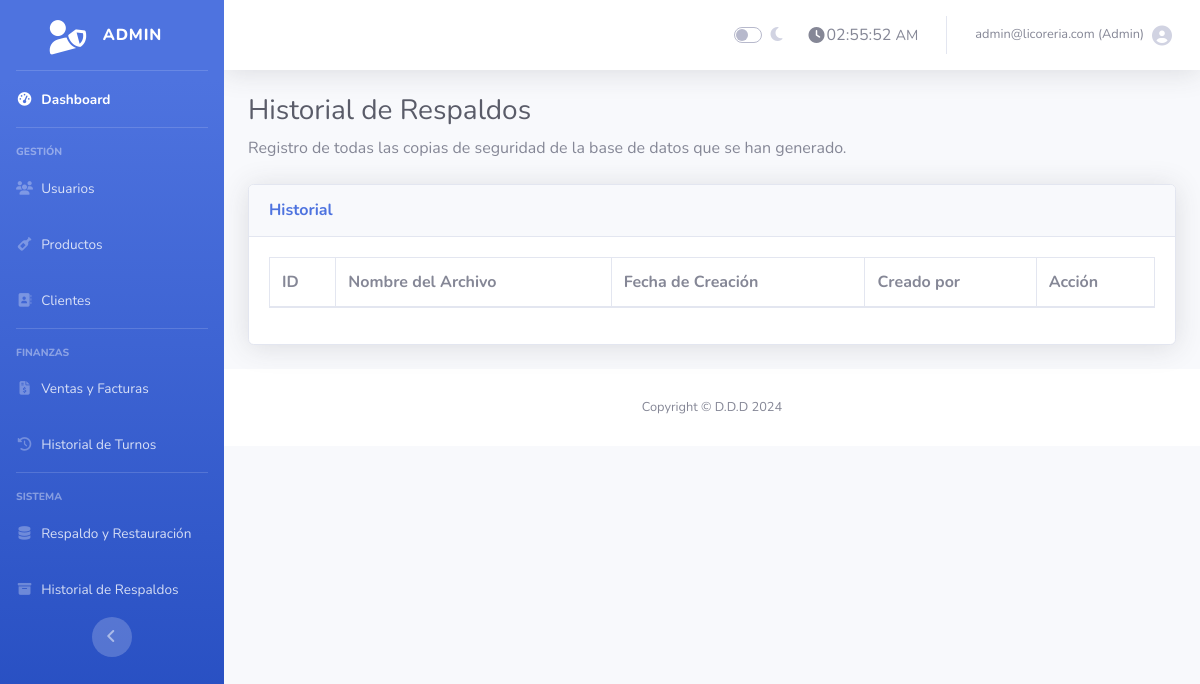
The app's page /historial_respaldos.php (signed in), older data.
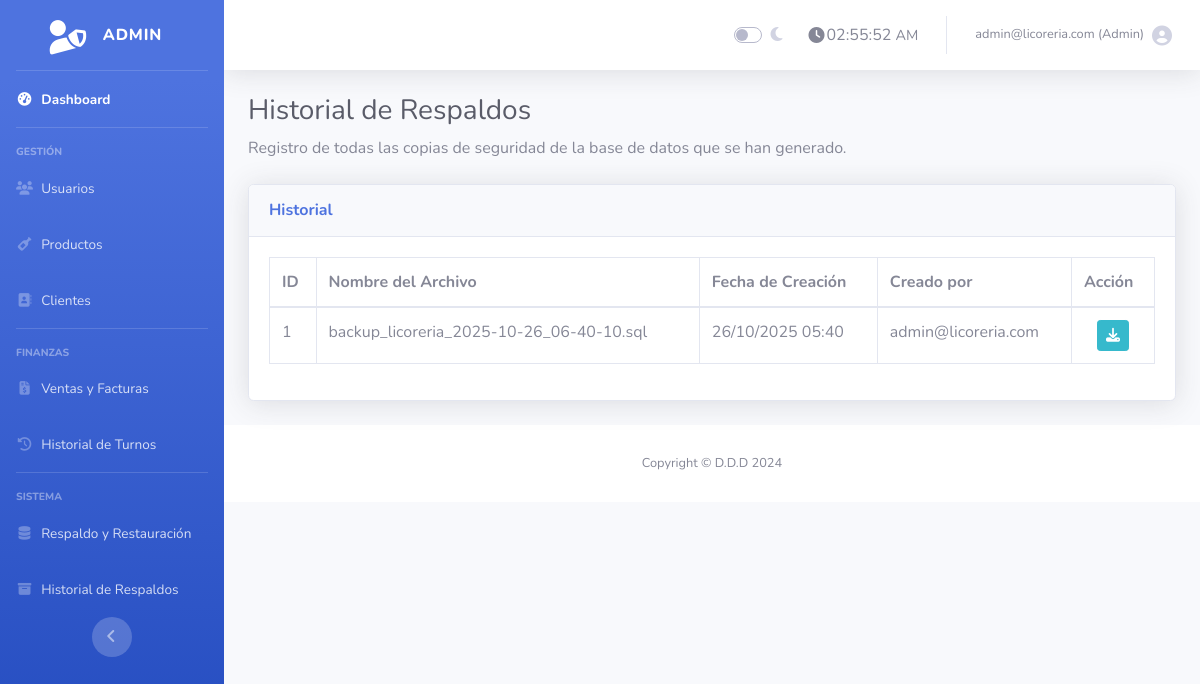
The same page, newer data.
### tables this page shows
CREATE TABLE `respaldos` (
  `id` int(11) NOT NULL AUTO_INCREMENT,
  `usuario_id` int(11) NOT NULL,
  `nombre_archivo` varchar(255) NOT NULL,
  `ruta_archivo` varchar(255) NOT NULL,
  `fecha_creacion` timestamp NOT NULL DEFAULT current_timestamp(),
  PRIMARY KEY (`id`),
  KEY `usuario_id` (`usuario_id`),
  CONSTRAINT `respaldos_ibfk_1` FOREIGN KEY (`usuario_id`) REFERENCES `usuarios` (`id`)
);

CREATE TABLE `usuarios` (
  `id` int(11) NOT NULL AUTO_INCREMENT,
  `nombre` varchar(100) NOT NULL,
  `email` varchar(100) NOT NULL,
  `password` varchar(255) NOT NULL,
  `rol` enum('admin','empleado') DEFAULT 'empleado',
  `creado_en` timestamp NOT NULL DEFAULT current_timestamp(),
  PRIMARY KEY (`id`),
  UNIQUE KEY `email` (`email`)
);

### historial_respaldos.php (the view, shortened to what this page needs)
<?php
require 'conexion.php';
$query_respaldos = $conexion->query("
    SELECT
        r.id,
        r.nombre_archivo,
        r.fecha_creacion,
        u.email as usuario_email
    FROM respaldos r
    LEFT JOIN usuarios u ON r.usuario_id = u.id
    ORDER BY r.fecha_creacion DESC
");
include 'admin_header.php';
?>
<h1 class="h3 mb-2 text-gray-800">Historial de Respaldos</h1>
<p class="mb-4">Registro de todas las copias de seguridad de la base de datos que se han generado.</p>
<div class="card shadow mb-4">
    <div class="card-header py-3">
        <h6 class="m-0 font-weight-bold text-primary">Historial</h6>
    </div>
    <div class="card-body">
        <div class="table-responsive">
            <table class="table table-bordered" id="dataTable" width="100%" cellspacing="0">
                <thead>
                    <tr>
                        <th>ID</th>
                        <th>Nombre del Archivo</th>
                        <th>Fecha de Creación</th>
                        <th>Creado por</th>
                        <th>Acción</th>
                    </tr>
                </thead>
                <tbody>
                    <?php while ($respaldo = $query_respaldos->fetch_assoc()): ?>
                    <tr>
                        <td><?php echo $respaldo['id']; ?></td>
                        <td><?php echo htmlspecialchars($respaldo['nombre_archivo']); ?></td>
                        <td class="text-nowrap"><?php echo date('d/m/Y H:i', strtotime($respaldo['fecha_creacion'])); ?></td>
                        <td><?php echo htmlspecialchars($respaldo['usuario_email'] ?? 'N/A'); ?></td>
                        <td class="text-center">
                            <a href="historial_respaldos.php?descargar=<?php echo $respaldo['id']; ?>" class="btn btn-sm btn-info" title="Descargar de nuevo">
                                <i class="fas fa-download"></i>
                            </a>
                        </td>
                    </tr>
                    <?php endwhile; ?>
                </tbody>
            </table>
        </div>
    </div>
</div>
<?php include 'admin_footer.php'; ?>

Row changes from the older to the newer data that the page shows:
added respaldos: id "1", nombre_archivo "backup_licoreria_2025-10-26_06-40-10.sql", fecha_creacion "26/10/2025 05:40", usuario.email "admin@licoreria.com"
